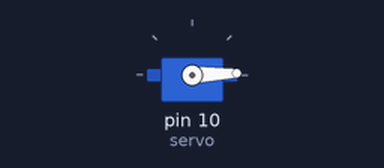
Recording of a sketch running on a simulated Arduino Uno, built with avr-gcc and run on an emulated ATmega328P. On the bench: servo.

Above: at 0.05 s.
At 1.65 s:
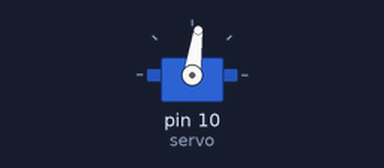
At 3.3 s:
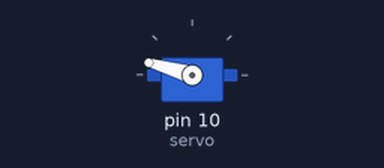
At 6.55 s:
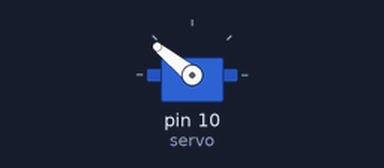
Timing chart, 0 to 8.5 s (numbered marks = the images above):
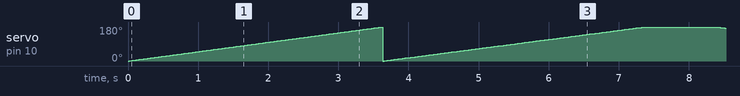

The sketch:

bp2_3.ino
```cpp
#include <Servo.h>
Servo servo;
void setup()
{
}

void loop()
{
servo.attach(9);
servo.attach(10);
for(int i=0;i<=180;i++)
{
  servo.write(i);
  delay(20);
  servo.detach();
  servo.attach(10,544,2400);
}
for(int i=544;i<=2400;i+=10)
{
  servo.writeMicroseconds(i);
  delay(20);

}
servo.detach();
delay(1000);
servo.attach(9);
for(int i=180;i>=180;i--)
{
  servo.write(i);
  delay(20);
  servo.detach();
  servo.attach(10,544,2400);
  servo.writeMicroseconds(2400);
}
for(int i=2400;i>=544;i-=10)
{
  servo.writeMicroseconds(i);
  delay(20);
}
servo.detach();
delay(1000);
}
```
